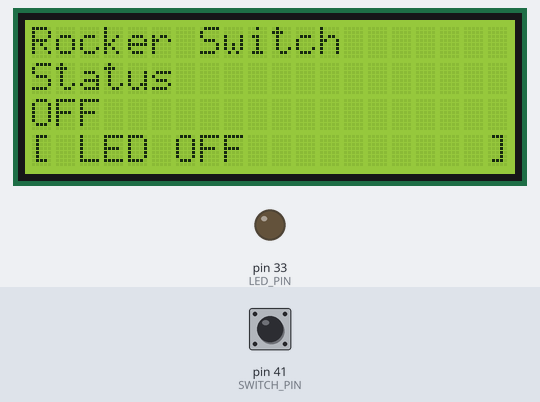
Recording of a sketch running on a simulated Arduino Mega 2560, built with avr-gcc and run on an emulated ATmega2560. Parts: 20×4 character LCD, output pins drawn as LEDs (lit = HIGH). The inputs (shaded band) are chosen by the test bench; at power-on: pin 41 (SWITCH_PIN) HIGH. What the sketch prints to the serial monitor is not drawn.

Above: at 1.3 s.
1.4 s: pin 41 (SWITCH_PIN) pulled LOW for 0.15 s
At 1.55 s:
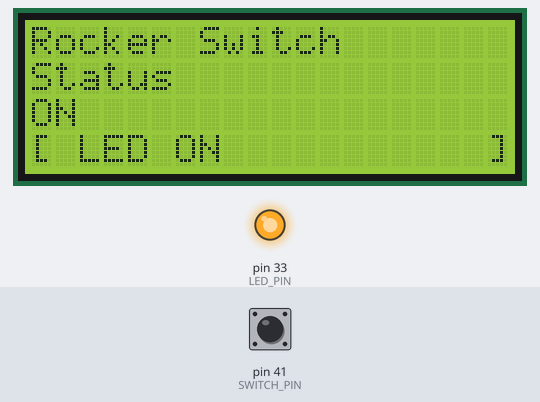
3.1 s: pin 41 (SWITCH_PIN) pulled LOW for 3.2 s
At 7.3 s:
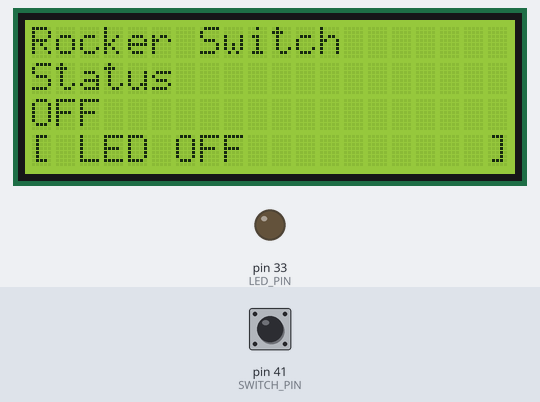
Timing chart, 0 to 8.8 s (numbered marks = the images above; inputs shaded):
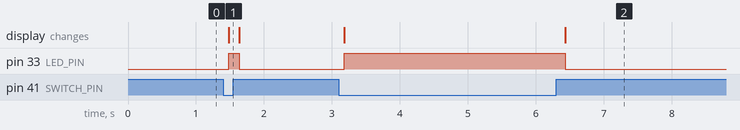

The sketch:

Ardiuno_RockerSwitch_LCD_LED.ino
```cpp
#include <Wire.h>
#include <LiquidCrystal_I2C.h>

#define SWITCH_PIN 41
#define LED_PIN 33

LiquidCrystal_I2C lcd(0x27, 20, 4);

bool lastSwitchState = HIGH;

void setup() {
  Serial.begin(9600);
  pinMode(SWITCH_PIN, INPUT_PULLUP);
  pinMode(LED_PIN, OUTPUT);
  digitalWrite(LED_PIN, LOW);

  lcd.init();
  lcd.backlight();
  drawStaticLayout();
  Serial.println("System Initialized. Waiting for switch input...");
}

void loop() {
  bool switchState = digitalRead(SWITCH_PIN);

  if (switchState != lastSwitchState) {
    lastSwitchState = switchState;
    String status = switchState ? "OFF" : "ON";
    Serial.print("Switch State Changed: ");
    Serial.println(status);
    updateStatus(status);
    digitalWrite(LED_PIN, switchState ? LOW : HIGH);
  }

  delay(100);
}

void drawStaticLayout() {
  lcd.clear();
  lcd.setCursor(0, 0);
  lcd.print("Rocker Switch");
  lcd.setCursor(0, 1);
  lcd.print("Status");
  updateStatus("OFF");
}

void updateStatus(String statusText) {
  lcd.setCursor(0, 2);
  lcd.print("                    ");
  lcd.setCursor(0, 2);
  lcd.print(statusText);

  lcd.setCursor(0, 3);
  lcd.print("[");
  lcd.setCursor(2, 3);
  lcd.print("                ");
  lcd.setCursor(2, 3);
  lcd.print(statusText == "ON" ? "LED ON" : "LED OFF");
  lcd.setCursor(19, 3);
  lcd.print("]");
}
```

Measured:
- after the input at 1.4 s, pin 33 (LED_PIN): LOW → HIGH after 0.08 s, → LOW 0.15 s later; the display: changes after 0.08 s (image 1)
- after the input at 3.1 s, pin 33 (LED_PIN): LOW → HIGH after 0.08 s, → LOW 3.2 s later; the display: first changes after 0.08 s (image 2 shows a later state)
